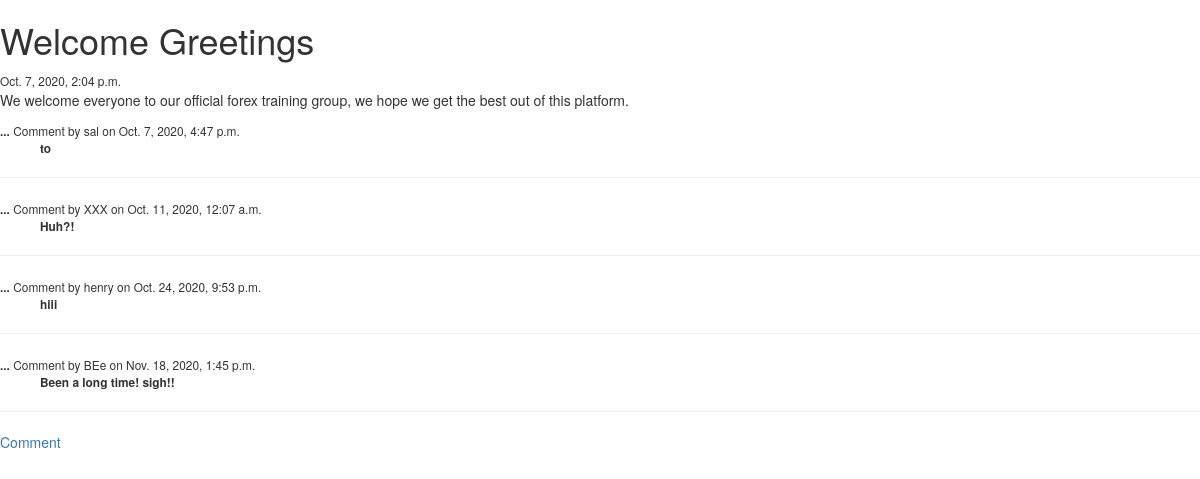
Page /1/post on the committed database.
### Forex_blog/models.py (models this page shows, shortened)
class Post(models.Model):
    title = models.CharField(max_length=100)
    Date = models.DateTimeField(default=timezone.now)
    content = models.TextField()

class Comment(models.Model):
    name = models.CharField(max_length=50)
    comment = models.ForeignKey(Post, on_delete=models.CASCADE, related_name='comments', null=True)
    content = models.TextField()
    date = models.DateTimeField(auto_now_add=True)
    class meta:
        ordering = ['date']

### Forex_blog/views.py (the view)
# urls.py: path('<int:pk>/post', TopicView.as_view(), name='topic'),
class TopicView(DetailView):
    model = Post
    template_name = 'Forex_blog/Course.html'
    context_object_name = 'post'

### Forex_blog/templates/Forex_blog/Course.html (shortened to what this page needs)
<!DOCTYPE html>
<html lang="en">
<head>
    <link rel="stylesheet" href="//maxcdn.bootstrapcdn.com/bootstrap/3.2.0/css/bootstrap.min.css">
    <link rel="stylesheet" href="//maxcdn.bootstrapcdn.com/bootstrap/3.2.0/css/bootstrap-theme.min.css">
</head>
<body>
    <fieldset>
         <div><h1>{{ post.title }}</h1> <small>{{ post.Date }}</small></div>
        <div>
            <p>{{ post.content }}</p>
            {% if post.comments.all %}
                {% for c in post.comments.all %}
                    <small>
                        <strong>...</strong> Comment by {{ c.name }} on {{ c.date }} <br>
                            <strong><p style="margin-left: 40px">{{ c.content }}</p></strong><hr>
                    </small>
                {% endfor %}
            {% endif %}
        </div>
        <div>
            <a href="{% url 'comment' post.id %}">Comment</a>
        </div>
    </fieldset>
</body>
</html>

### rows in the picture
Post: title "Welcome Greetings", Date "Oct. 7, 2020, 2:04 p.m.", content "We welcome everyone to our official forex training group, we hope we get the best out of this platform."
Comment: name "sal", date "Oct. 7, 2020, 4:47 p.m.", content "to"
Comment: name "XXX", date "Oct. 11, 2020, 12:07 a.m.", content "Huh?!"
Comment: name "henry", date "Oct. 24, 2020, 9:53 p.m.", content "hiii"
Comment: name "BEe", date "Nov. 18, 2020, 1:45 p.m.", content "Been a long time! sigh!!"
